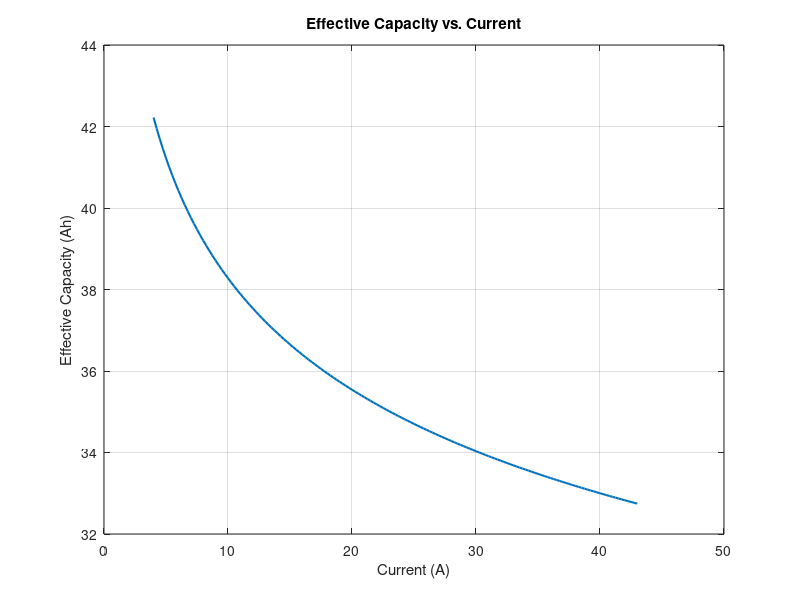

The MATLAB script that drew this image:
%Assignment 4 – Daniel Taylor 
 
%variables needed 
k = 1.107;   %perukert coefficient, unitless 
c10 = 42;    %Amphour (Ah)
t = 10;      %hours

%discharge capacity with T = 10 
%meaning that with T = 10, it is 10 hours to discharge 42A 

%find the actual current being used
actualCurrent = c10/t; %should be 4.2
peukertCapacity = (actualCurrent^k)*t;
 
%PART 1 
%Calculate and plot the battery effective capacity for a discharge current range from 4A to 43A 
 
%range of 4-43 with jumps of current by 0.25A (what rawa said she wanted in class) 
I = 4:0.25:43;

%time matrix (same size as current range) intialized with zeros
time = zeros(size(I));
%capacity matrix initialized with zeros
effectiveCapacity = zeros(size(I));
 

%for loop
%Cp = (I^k) * t, so t = Cp/I^k
for x = 1:length(I)
    % at each step, find the Time (using peukert model)
    time(x) = peukertCapacity/((I(x))^k);
    % using that time, find the effective capacity for each current
    effectiveCapacity(x) = (time(x) * I(x));
end

 
%plot peukert capacity figure 
plot(I, effectiveCapacity, 'LineWidth', 1.5); 
title('Effective Capacity vs. Current');
xlabel('Current (A)'); 
ylabel('Effective Capacity (Ah)'); 
grid on; 
